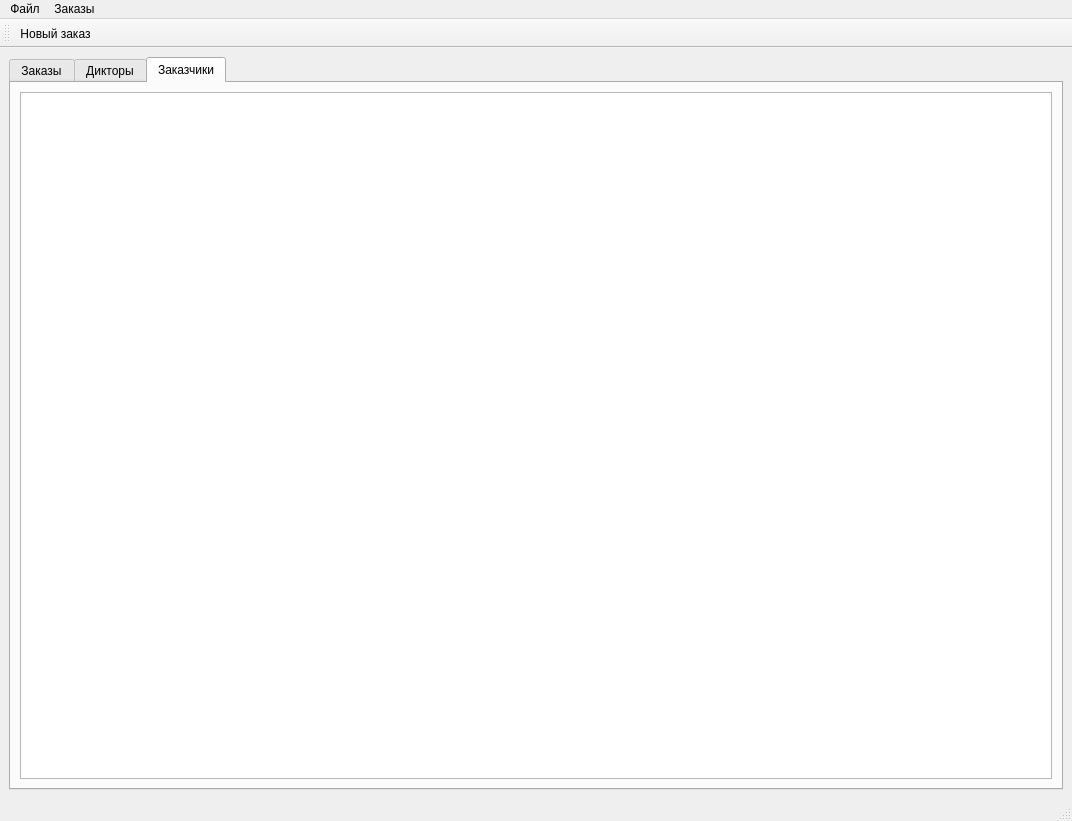
<?xml version="1.0" encoding="UTF-8"?>
<ui version="4.0">
 <class>MainWindow</class>
 <widget class="QMainWindow" name="MainWindow">
  <property name="geometry">
   <rect>
    <x>0</x>
    <y>0</y>
    <width>1072</width>
    <height>821</height>
   </rect>
  </property>
  <property name="windowTitle">
   <string>SFManager</string>
  </property>
  <widget class="QWidget" name="centralwidget">
   <layout class="QGridLayout" name="gridLayout_2">
    <item row="0" column="0">
     <widget class="QTabWidget" name="tabWidget">
      <property name="currentIndex">
       <number>2</number>
      </property>
      <widget class="QWidget" name="tab">
       <attribute name="title">
        <string>Заказы</string>
       </attribute>
       <layout class="QGridLayout" name="gridLayout">
        <item row="0" column="0">
         <widget class="QTableView" name="checkout_table">
          <property name="alternatingRowColors">
           <bool>true</bool>
          </property>
          <property name="selectionBehavior">
           <enum>QAbstractItemView::SelectRows</enum>
          </property>
         </widget>
        </item>
       </layout>
      </widget>
      <widget class="QWidget" name="tab_2">
       <attribute name="title">
        <string>Дикторы</string>
       </attribute>
       <layout class="QGridLayout" name="gridLayout_3">
        <item row="0" column="0">
         <widget class="QTableView" name="dictors_table"/>
        </item>
       </layout>
      </widget>
      <widget class="QWidget" name="tab_3">
       <attribute name="title">
        <string>Заказчики</string>
       </attribute>
       <layout class="QGridLayout" name="gridLayout_4">
        <item row="0" column="0">
         <widget class="QTableView" name="customers_table"/>
        </item>
       </layout>
      </widget>
     </widget>
    </item>
   </layout>
  </widget>
  <widget class="QMenuBar" name="menuBar">
   <property name="geometry">
    <rect>
     <x>0</x>
     <y>0</y>
     <width>1072</width>
     <height>22</height>
    </rect>
   </property>
   <widget class="QMenu" name="menu">
    <property name="title">
     <string>Файл</string>
    </property>
   </widget>
   <widget class="QMenu" name="menu_2">
    <property name="title">
     <string>Заказы</string>
    </property>
    <addaction name="action_newCheckout"/>
   </widget>
   <addaction name="menu"/>
   <addaction name="menu_2"/>
  </widget>
  <widget class="QStatusBar" name="statusBar"/>
  <widget class="QToolBar" name="toolBar">
   <property name="windowTitle">
    <string>toolBar</string>
   </property>
   <attribute name="toolBarArea">
    <enum>TopToolBarArea</enum>
   </attribute>
   <attribute name="toolBarBreak">
    <bool>false</bool>
   </attribute>
   <addaction name="action_newCheckout"/>
  </widget>
  <action name="action_newCheckout">
   <property name="icon">
    <iconset>
     <normaloff>../../../../../Downloads/DOC/1432734589_file_add.png</normaloff>../../../../../Downloads/DOC/1432734589_file_add.png</iconset>
   </property>
   <property name="text">
    <string>Новый заказ</string>
   </property>
  </action>
 </widget>
 <resources/>
 <connections/>
</ui>
